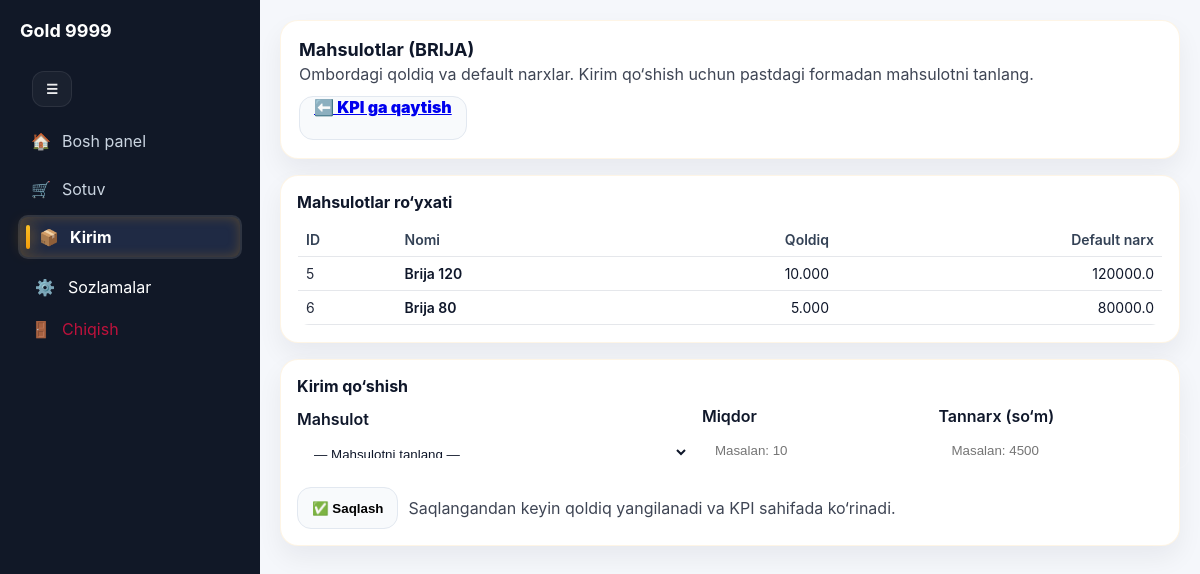
/kpi/3/kirim (signed in), run on the app's committed database.
### tables this page shows
CREATE TABLE categories(
      id INTEGER PRIMARY KEY AUTOINCREMENT,
      name TEXT UNIQUE NOT NULL,
      sort_order INTEGER NOT NULL DEFAULT 100,
      is_active INTEGER NOT NULL DEFAULT 1,
      created_at TEXT NOT NULL DEFAULT CURRENT_TIMESTAMP
    );

CREATE TABLE products(
      id INTEGER PRIMARY KEY AUTOINCREMENT,
      name TEXT UNIQUE NOT NULL,
      category_id INTEGER NOT NULL,
      sell_price_default_uzs REAL NOT NULL DEFAULT 0,
      is_active INTEGER NOT NULL DEFAULT 1,
      created_at TEXT NOT NULL DEFAULT CURRENT_TIMESTAMP, stock_qty REAL DEFAULT 0,
      FOREIGN KEY(category_id) REFERENCES categories(id) ON DELETE RESTRICT
    );

### app.py (the view, shortened to what this page needs)
@app.route("/kpi/<int:category_id>/kirim", methods=["GET", "POST"])
@login_required
@admin_required
def kpi_kirim(category_id: int):
    init_db()
    cat = q1("SELECT * FROM categories WHERE id=? AND is_active=1", (category_id,))
    if not cat:
        flash("Kategoriya topilmadi", "danger")
        return redirect(url_for("kpi"))
    products = q("""
        SELECT id, name,
               COALESCE(stock_qty,0) AS stock_qty,
               COALESCE(sell_price_default_uzs,0) AS sell_price_default_uzs
        FROM products
        WHERE is_active=1 AND category_id=?
        ORDER BY name
    """, (category_id,))
    return render_template("kpi_kirim.html", category=cat, products=products, app_name=APP_NAME)

### app.py (called while the page is built)
def get_db() -> sqlite3.Connection:
    if "db" not in g:
        conn = sqlite3.connect(DB_PATH)
        conn.execute("PRAGMA foreign_keys = ON;")
        conn.execute("PRAGMA journal_mode = WAL;")
        conn.execute("PRAGMA synchronous = NORMAL;")
        conn.execute("PRAGMA temp_store = MEMORY;")
        conn.execute("PRAGMA cache_size = -20000;")
        conn.row_factory = sqlite3.Row
        conn.execute("PRAGMA foreign_keys = ON;")
        g.db = conn
    return g.db

def q1(sql: str, params: tuple = ()) -> Optional[sqlite3.Row]:
    cur = get_db().execute(sql, params)
    row = cur.fetchone()
    cur.close()
    return row

def q(sql: str, params: tuple = ()) -> list[sqlite3.Row]:
    cur = get_db().execute(sql, params)
    rows = cur.fetchall()
    cur.close()
    return rows

def login_required(fn):
    @wraps(fn)
    def wrapper(*args, **kwargs):
        if not session.get("user_id"):
            return redirect(url_for("login"))
        return fn(*args, **kwargs)
    return wrapper

def admin_required(fn):
    @wraps(fn)
    def wrapper(*args, **kwargs):
        if session.get("role") != "admin":
            flash("Bu bo‘lim faqat admin uchun", "danger")
            return redirect(url_for("home"))
        return fn(*args, **kwargs)
    return wrapper

### templates/kpi_kirim.html (shortened to what this page needs)
{% extends "base.html" %}
{% block content %}
<div class="card" style="padding:18px; margin-bottom:16px;">
  <div style="display:flex; align-items:center; justify-content:space-between; gap:12px; flex-wrap:wrap;">
    <div>
      <div style="font-size:18px; font-weight:700;">Mahsulotlar ({{ category.name }})</div>
      <div style="opacity:.8; margin-top:4px;">Ombordagi qoldiq va default narxlar. Kirim qo‘shish uchun pastdagi formadan mahsulotni tanlang.</div>
    </div>
    <a class="btn" href="/kpi/{{ category.id }}" style="white-space:nowrap;">⬅️ KPI ga qaytish</a>
  </div>
</div>
<div class="card" style="padding:16px; margin-bottom:16px;">
  <div style="font-weight:700; margin-bottom:10px;">Mahsulotlar ro‘yxati</div>
  <div style="overflow:auto; border-radius:12px; border:1px solid rgba(255,255,255,.08);">
    <table class="table" style="width:100%; min-width:780px;">
      <thead>
        <tr>
          <th style="text-align:left;">ID</th>
          <th style="text-align:left;">Nomi</th>
          <th style="text-align:right;">Qoldiq</th>
          <th style="text-align:right;">Default narx</th>
        </tr>
      </thead>
      <tbody>
        {% for p in products %}
        <tr>
          <td style="opacity:.9;">{{ p.id }}</td>
          <td style="font-weight:600;">{{ p.name }}</td>
          <td style="text-align:right;">{{ "%.3f"|format(p.stock_qty or 0) }}</td>
          <td style="text-align:right;">{{ p.sell_price_default_uzs or 0 }}</td>
        </tr>
        {% else %}
        <tr>
          <td colspan="4" style="opacity:.8;">Bu kategoriyada mahsulot topilmadi.</td>
        </tr>
        {% endfor %}
      </tbody>
    </table>
  </div>
</div>
<div class="card" style="padding:16px;">
  <div style="font-weight:700; margin-bottom:10px;">Kirim qo‘shish</div>
  <form method="POST" style="display:grid; grid-template-columns: 1.4fr 0.8fr 0.8fr; gap:12px; align-items:end;">
    <div>
      <label style="display:block; font-weight:600; margin-bottom:6px;">Mahsulot</label>
      <select name="product_id" required
              style="width:100%; padding:10px 12px; border-radius:12px; border:1px solid rgba(255,255,255,.12); background: rgba(255,255,255,.03); color: inherit;">
        <option value="" disabled selected>— Mahsulotni tanlang —</option>
      </select>
    </div>
    <div>
      <label style="display:block; font-weight:600; margin-bottom:6px;">Miqdor</label>
      <input name="qty" type="number" step="0.001" min="0" required
             placeholder="Masalan: 10"
             style="width:100%; padding:10px 12px; border-radius:12px; border:1px solid rgba(255,255,255,.12); background: rgba(255,255,255,.03); color: inherit;">
    </div>
    <div>
      <label style="display:block; font-weight:600; margin-bottom:6px;">Tannarx (so‘m)</label>
      <input name="cost_uzs" type="number" step="1" min="0" required
             placeholder="Masalan: 4500"
             style="width:100%; padding:10px 12px; border-radius:12px; border:1px solid rgba(255,255,255,.12); background: rgba(255,255,255,.03); color: inherit;">
    </div>
    <div style="grid-column: 1 / -1; display:flex; gap:10px; align-items:center; justify-content:flex-start; margin-top:6px;">
      <button class="btn" type="submit">✅ Saqlash</button>
      <div style="opacity:.8;">Saqlangandan keyin qoldiq yangilanadi va KPI sahifada ko‘rinadi.</div>
    </div>
  </form>
</div>
{% endblock %}

### static/style.css (style rules this page uses)
body { margin:0; font-family:-apple-system,BlinkMacSystemFont,"Segoe UI",Roboto; background:#f2f4f8; }
.card { background:white; padding:16px; border-radius:12px; box-shadow:0 4px 12px rgba(0,0,0,0.05); margin-bottom:16px; }
table { width: 100%; border-collapse: collapse; }
th, td { padding: 10px 8px; border-bottom: 1px solid #e5e7eb; vertical-align: middle; }
th { color: #334155; font-weight: 600; font-size: 13px; }
td { color: #0f172a; font-size: 14px; }
button, .btn { height: 34px; padding: 0 12px; border: 0; border-radius: 10px; cursor: pointer; font-weight: 600; }
select { height: 34px; padding: 6px 10px; border: 1px solid #cbd5e1; border-radius: 10px; background:#fff; }
:root { --bg0:#0b1220; --bg1:#0f172a; --card:rgba(255,255,255,.07); --card2:rgba(255,255,255,.10); --text:#e5e7eb; --muted:#94a3b8; --line:rgba(255,255,255,.14); --accent:#60a5fa; --accent2:#34d399; }
.app-body { background:#f5f7fb; color:#0f172a; }
.card { background:#fff; border:1px solid #e5e7eb; border-radius: 18px; padding: 14px; box-shadow: 0 12px 26px rgba(15,23,42,.06); margin-bottom: 14px; }
.btn { height:42px; padding:0 14px; border-radius: 14px; border:1px solid #e2e8f0; background:#f8fafc; font-weight: 900; }
.table { width: 100%; min-width: 480px; border-collapse: collapse; }
.table th, .table td { padding: 8px; font-size: 14px; }
@media (min-width: 900px) { body { padding-bottom: 0 !important; } }
.content .card, .content .kpi-card, .content .stat-card, .content .tile, .content .panel, .content .box { transition: transform .18s ease, box-shadow .18s ease, border-color .18s ease; }
.content .card, .content .kpi-card, .content .stat-card { border: 1px solid rgba(245,158,11,0.10); }

### data on the page
categories: name "BRIJA"
products: id "5", name "Brija 120", stock_qty "10.000", sell_price_default_uzs "120000.0"
products: id "6", name "Brija 80", stock_qty "5.000", sell_price_default_uzs "80000.0"
